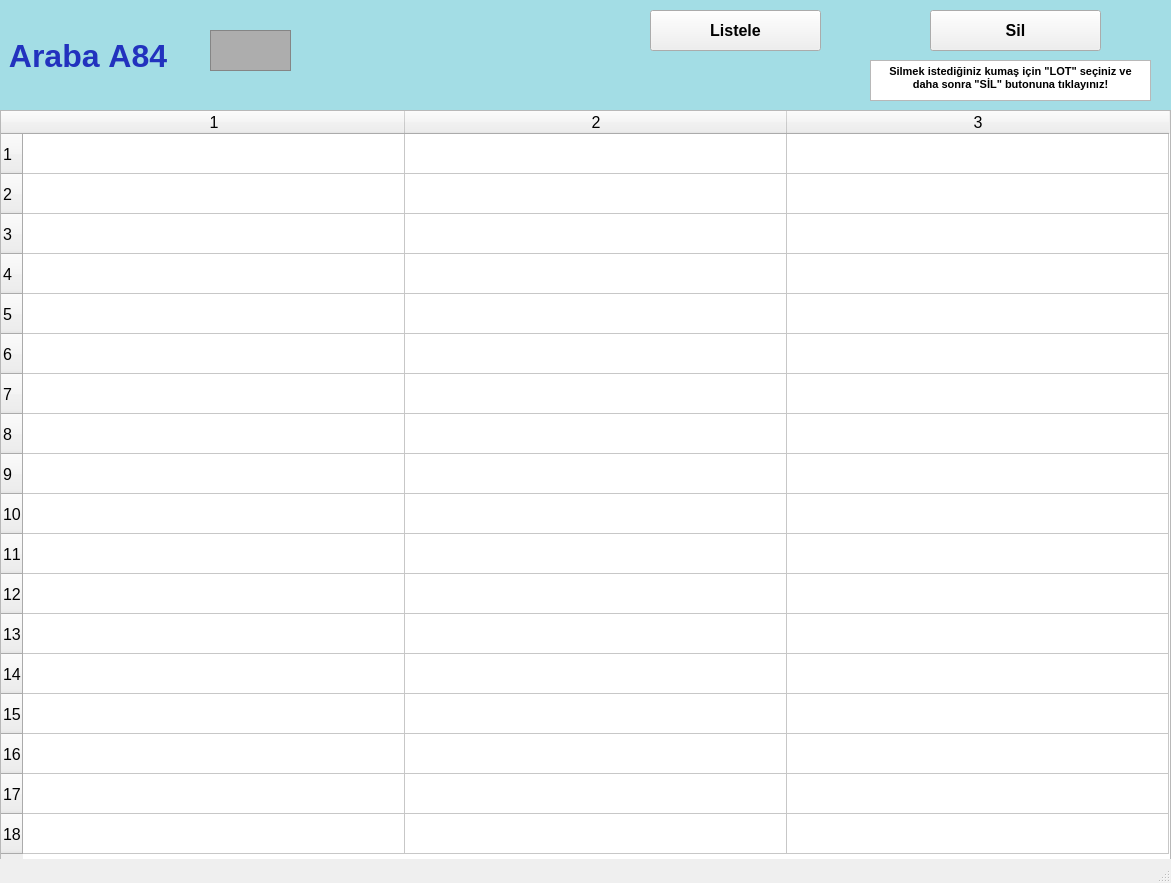
<?xml version="1.0" encoding="UTF-8"?>
<ui version="4.0">
 <class>arabalarA84_ekran</class>
 <widget class="QMainWindow" name="arabalarA84_ekran">
  <property name="geometry">
   <rect>
    <x>0</x>
    <y>0</y>
    <width>1171</width>
    <height>883</height>
   </rect>
  </property>
  <property name="font">
   <font>
    <pointsize>12</pointsize>
    <weight>50</weight>
    <bold>false</bold>
    <kerning>false</kerning>
   </font>
  </property>
  <property name="windowTitle">
   <string/>
  </property>
  <widget class="QWidget" name="centralwidget">
   <widget class="QLabel" name="arabaA1yazi_lbl">
    <property name="geometry">
     <rect>
      <x>0</x>
      <y>0</y>
      <width>1171</width>
      <height>111</height>
     </rect>
    </property>
    <property name="font">
     <font>
      <pointsize>24</pointsize>
      <weight>75</weight>
      <bold>true</bold>
     </font>
    </property>
    <property name="styleSheet">
     <string notr="true">background-color: rgb(163, 221, 229);
color: rgb(34, 50, 190);</string>
    </property>
    <property name="text">
     <string> Araba A84</string>
    </property>
   </widget>
   <widget class="QFrame" name="arabaA1_img">
    <property name="geometry">
     <rect>
      <x>210</x>
      <y>30</y>
      <width>81</width>
      <height>41</height>
     </rect>
    </property>
    <property name="styleSheet">
     <string notr="true">background-color: rgb(173, 173, 173);</string>
    </property>
    <property name="frameShape">
     <enum>QFrame::StyledPanel</enum>
    </property>
    <property name="frameShadow">
     <enum>QFrame::Raised</enum>
    </property>
   </widget>
   <widget class="QPushButton" name="listele84_btn">
    <property name="geometry">
     <rect>
      <x>650</x>
      <y>10</y>
      <width>171</width>
      <height>41</height>
     </rect>
    </property>
    <property name="font">
     <font>
      <pointsize>12</pointsize>
      <weight>75</weight>
      <bold>true</bold>
     </font>
    </property>
    <property name="text">
     <string>Listele</string>
    </property>
   </widget>
   <widget class="QTableWidget" name="A84_tw">
    <property name="geometry">
     <rect>
      <x>0</x>
      <y>110</y>
      <width>1171</width>
      <height>751</height>
     </rect>
    </property>
    <property name="baseSize">
     <size>
      <width>0</width>
      <height>0</height>
     </size>
    </property>
    <property name="rowCount">
     <number>18</number>
    </property>
    <property name="columnCount">
     <number>3</number>
    </property>
    <attribute name="horizontalHeaderVisible">
     <bool>true</bool>
    </attribute>
    <attribute name="horizontalHeaderCascadingSectionResizes">
     <bool>false</bool>
    </attribute>
    <attribute name="horizontalHeaderDefaultSectionSize">
     <number>382</number>
    </attribute>
    <attribute name="horizontalHeaderMinimumSectionSize">
     <number>38</number>
    </attribute>
    <attribute name="verticalHeaderDefaultSectionSize">
     <number>40</number>
    </attribute>
    <attribute name="verticalHeaderMinimumSectionSize">
     <number>23</number>
    </attribute>
    <row/>
    <row/>
    <row/>
    <row/>
    <row/>
    <row/>
    <row/>
    <row/>
    <row/>
    <row/>
    <row/>
    <row/>
    <row/>
    <row/>
    <row/>
    <row/>
    <row/>
    <row/>
    <column/>
    <column/>
    <column/>
   </widget>
   <widget class="QPushButton" name="sil84_btn">
    <property name="geometry">
     <rect>
      <x>930</x>
      <y>10</y>
      <width>171</width>
      <height>41</height>
     </rect>
    </property>
    <property name="font">
     <font>
      <pointsize>12</pointsize>
      <weight>75</weight>
      <bold>true</bold>
     </font>
    </property>
    <property name="text">
     <string>Sil</string>
    </property>
   </widget>
   <widget class="QTextBrowser" name="textBrowser">
    <property name="geometry">
     <rect>
      <x>870</x>
      <y>60</y>
      <width>281</width>
      <height>41</height>
     </rect>
    </property>
    <property name="html">
     <string>&lt;!DOCTYPE HTML PUBLIC &quot;-//W3C//DTD HTML 4.0//EN&quot; &quot;http://www.w3.org/TR/REC-html40/strict.dtd&quot;&gt;
&lt;html&gt;&lt;head&gt;&lt;meta name=&quot;qrichtext&quot; content=&quot;1&quot; /&gt;&lt;style type=&quot;text/css&quot;&gt;
p, li { white-space: pre-wrap; }
&lt;/style&gt;&lt;/head&gt;&lt;body style=&quot; font-family:'MS Shell Dlg 2'; font-size:12pt; font-weight:400; font-style:normal;&quot;&gt;
&lt;p align=&quot;center&quot; style=&quot; margin-top:0px; margin-bottom:0px; margin-left:0px; margin-right:0px; -qt-block-indent:0; text-indent:0px;&quot;&gt;&lt;span style=&quot; font-size:8pt; font-weight:600;&quot;&gt;Silmek istediğiniz kumaş için &amp;quot;LOT&amp;quot; seçiniz ve daha sonra &amp;quot;SİL&amp;quot; butonuna tıklayınız!&lt;/span&gt;&lt;/p&gt;&lt;/body&gt;&lt;/html&gt;</string>
    </property>
   </widget>
  </widget>
  <widget class="QStatusBar" name="statusbar"/>
 </widget>
 <resources/>
 <connections/>
</ui>
